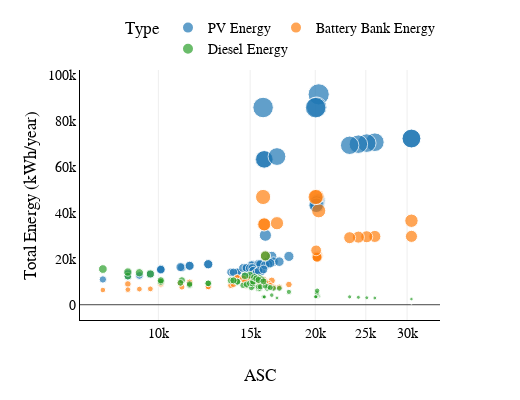

This figure's notebook cell:
### Code cell
fig = px.scatter(analisis_final, x="ASC", y="energia",
	         size="energia", color="Type",
                 hover_name="energia", log_x=True, size_max=15,template="ygridoff",width=520,
              height=400)
fig.update_yaxes(nticks=8)
fig.update_xaxes(nticks=5)
fig.update_xaxes(title_text='ASC')
fig.update_yaxes(title_text='Total Energy (kWh/year)')
fig.update_xaxes(showline=True, linecolor='black')
fig.layout.update(showlegend=True) 
fig.update_yaxes(showline=True, linecolor='black')
fig.update_layout(
    font_family="Times New Roman",
    title_font_family="Times New Roman",
    font_size=14
    ,
    font_color="black",
        legend=dict(
    orientation="h",
    yanchor="bottom",
    y=1.02,
    xanchor="right",
    x=1,
        font_size=14)
       
)

fig.show()

fig.write_image("energy_asc_bubble.eps")
